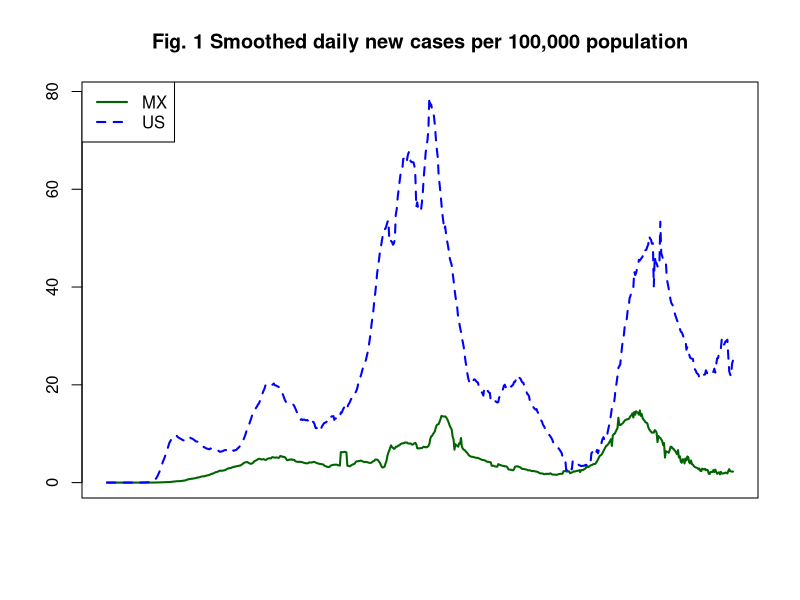
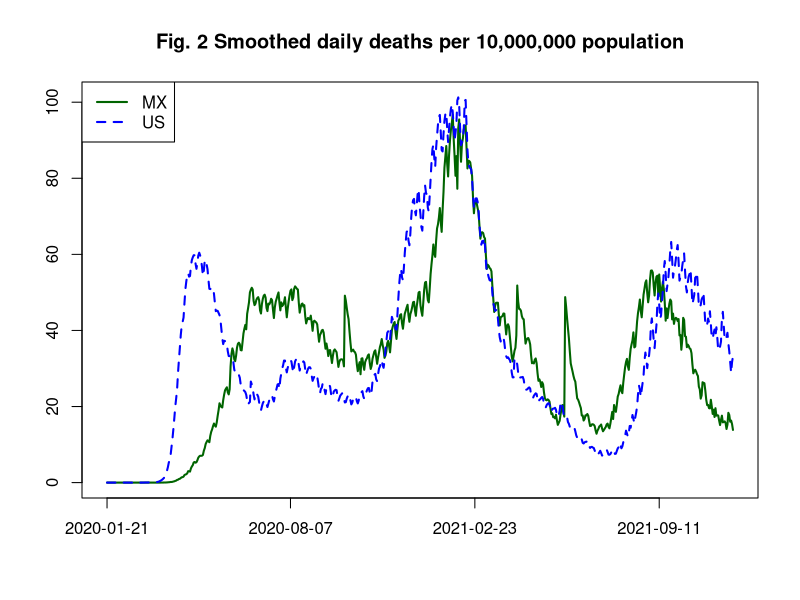
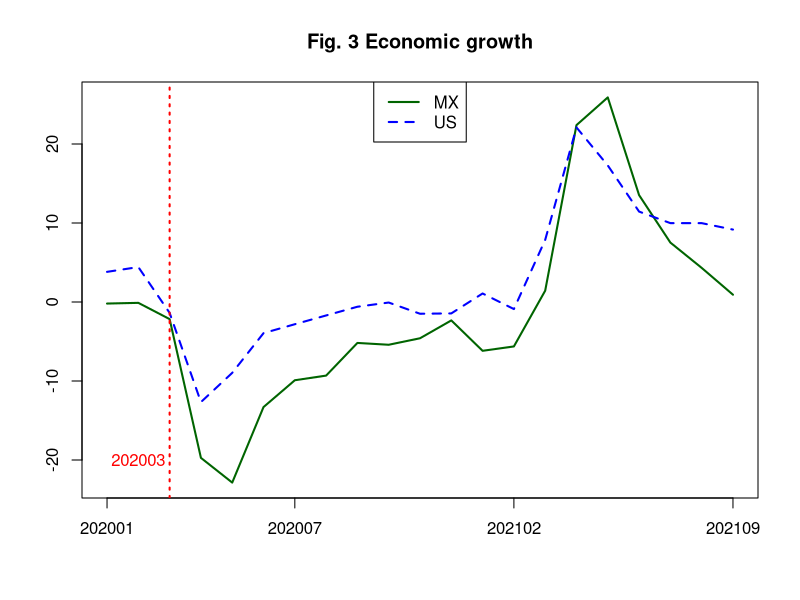

These charts were generated, in order, by the following R code: (Note: this script raises an error after producing the figures.)
## ---- chunk 1
library(forecast)
library(dplyr)
library(ggplot2)
library(zoo)

covid_MX <- read.csv("Data/COVID_mex.csv", stringsAsFactors = F)
covid_US <- read.csv("Data/COVID_usa.csv", stringsAsFactors = F)

inflation_MX <- read.csv("Data/Inflation_MX_2019_2021.csv", stringsAsFactors = F)
inflation_US <- read.csv("Data/Inflation_US_2012_2021.csv", stringsAsFactors = F)

GDP_MX <- read.csv("Data/GDP_MX_Clean.csv", stringsAsFactors = F)
GDP_US <- read.csv("Data/GDP_US_Clean.csv", stringsAsFactors = F)
## ---- chunk 2

aux <- covid_MX %>% inner_join(dplyr::select(covid_US, date, confirmed),
                        by=c("date"="date"))
aux$Daily_Cases_MX <- c(aux$confirmed.x[1], (aux$confirmed.x[-1]-aux$confirmed.x[-nrow(aux)])/128900000)
aux$Daily_Cases_US <- c(aux$confirmed.y[1], (aux$confirmed.y[-1]-aux$confirmed.y[-nrow(aux)])/329500000)

# Simple exponential smoothing function
ES <- function(x, l){
  s = rep(0, length(x))
  for(k in 1:length(x)){
    if(k==1){
      s[k] = x[k]
    }else{
      s[k] = l*x[k] + (1-l)*s[k-1]
    }
  }
  return(s)
}

aux[is.na(aux)] <- 0
aux <- aux %>% 
  mutate(Cases_MX = zoo::rollmean(Daily_Cases_MX, k = 7, fill = NA),
         Cases_US = zoo::rollmean(Daily_Cases_US, k = 7, fill = NA) ) %>% 
  filter(!is.na(Cases_US))
aux <- aux[-1, ]

#aux$Cases_MX <- ES(aux$Daily_Cases_MX, 0.2)
#aux$Cases_US <- ES(aux$Daily_Cases_US, 0.2)
#aux <- aux %>% filter(!is.na(Cases_US))
#aux <- aux[-1, ]

ts.plot(ts( 100000*aux$Cases_MX ),
     ts( 100000*aux$Cases_US ), col=c("darkgreen", "blue"), lty=c(1,2), lwd=2,
     xlab="", gpars=list(xaxt='n'), main="Fig. 1 Smoothed daily new cases per 100,000 population" )
legend("topleft", legend=c("MX", "US"), lty=c(1, 2), lwd=2, col=c("darkgreen", "blue"))
#abline(v=c(140, 210, 270, 410, 500, 550), col="gray", lty=2)


## ---- chunk 3

aux <- covid_MX %>% inner_join(dplyr::select(covid_US, date, deaths),
                        by=c("date"="date"))
aux$Daily_Cases_MX <- c(aux$deaths.x[1], (aux$deaths.x[-1]-aux$deaths.x[-nrow(aux)])/128900000)
aux$Daily_Cases_US <- c(aux$deaths.y[1], (aux$deaths.y[-1]-aux$deaths.y[-nrow(aux)])/329500000)

#aux <- aux %>% 
#  mutate(Cases_MX = zoo::rollmean(Daily_Cases_MX, k = 7, fill = NA),
#         Cases_US = zoo::rollmean(Daily_Cases_US, k = 7, fill = NA) ) %>% 
#  filter(!is.na(Cases_US))

aux[is.na(aux)] <- 0
aux$Cases_MX <- ES(aux$Daily_Cases_MX, 0.1)
aux$Cases_US <- ES(aux$Daily_Cases_US, 0.1)
aux <- aux %>% filter(!is.na(Cases_US))

ts.plot(ts( 10000000*aux$Cases_MX ),
     ts( 10000000*aux$Cases_US ), col=c("darkgreen", "blue"), lty=c(1,2), lwd=2,
     xlab="", gpars=list(xaxt='n'), main="Fig. 2 Smoothed daily deaths per 10,000,000 population" )
indx <- c(1, 200*(1:3))
axis(side=1, at=indx, labels=aux$date[indx], cex=0.7)
legend("topleft", legend=c("MX", "US"), lty=c(1, 2), lwd=2, col=c("darkgreen", "blue"))

## ---- chunk 4
aux <- 
ts.plot(ts( GDP_MX$Total[13:nrow(GDP_MX)] ),
     ts( GDP_US$Total[13:nrow(GDP_US)] ), col=c("darkgreen", "blue"), lty=c(1,2), lwd=2,
     xlab="", gpars=list(xaxt='n'), main="Fig. 3 Economic growth" )
indx <- c(1, 7*(1:3))
axis(side=1, at=indx, labels=GDP_MX$Periodo[13:nrow(GDP_MX)][indx], cex=0.8)
legend("top", legend=c("MX", "US"), lty=c(1, 2), lwd=2, col=c("darkgreen", "blue"))
text(2, -20, "202003", col="red")
abline(v=3, col="red", lwd=2, lty=3)

## ---- chunk 5
aux <- GDP_MX
aux$Total <- GDP_US$Total - GDP_MX$Total
aux$Primarias <- GDP_US$Primarias - GDP_MX$Primarias
aux$Secundarias <- GDP_US$Secundarias - GDP_MX$Secundarias
aux$Terciarias <- GDP_US$Terciarias - GDP_MX$Terciarias
aux <- aux[13:nrow(aux), ]

aux %>% pivot_longer(Total:Terciarias, names_to="Diff_growth") %>% ggplot(aes(x=value, y=reorder(Diff_growth  , value, FUN = median) )) + geom_boxplot() + 
ggtitle('Fig. 4 Boxplots of the difference in growth during pandemic') +
labs(x = 'Growth US - Growth Mexico', y = 'Economic Activity')
